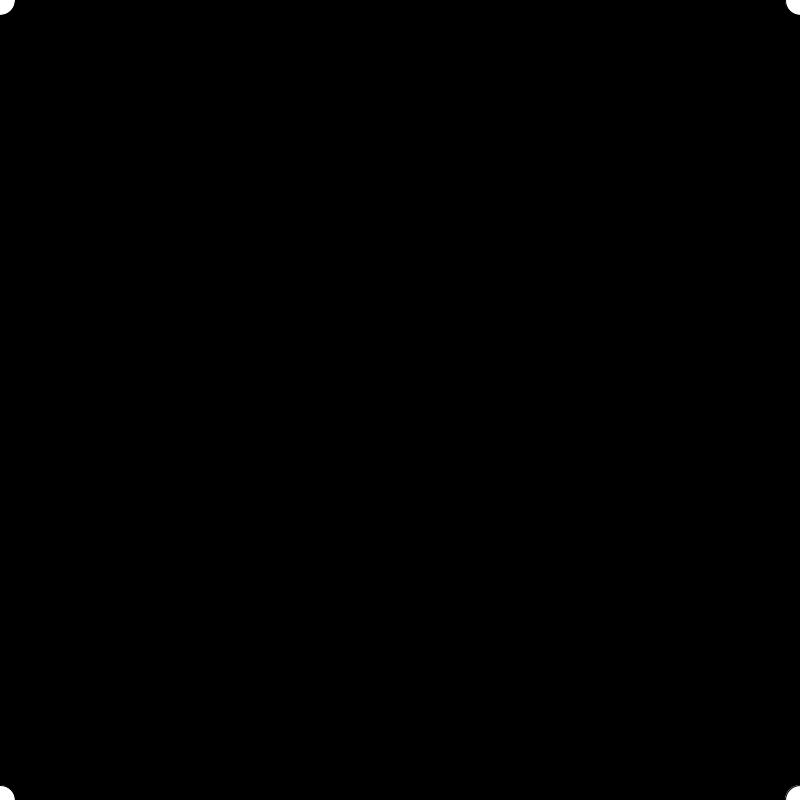
Frame 1 (no input)
Frame 60 (the mouse pressed at the canvas centre just before this capture): identical to frame 1, image omitted
Frame 120 (the mouse held since frame 60 and released just before this capture): blank canvas, image omitted

The Processing sketch that drew this single still picture (run headless with seeded random() and noise(); from frame 60 on, the mouse is pressed at the canvas centre):

// Processing sketch: kalidescope
// ── kalidescope.pde
void setup() {
  size(800, 800);
}

void draw() {
  background(0);
  ellipse(mouseX, mouseY, 30, 30);
  ellipse(width - mouseX, mouseY, 30, 30);
  ellipse(width - mouseX, height - mouseY, 30, 30);
  ellipse(mouseX, height - mouseY, 30, 30);
}
